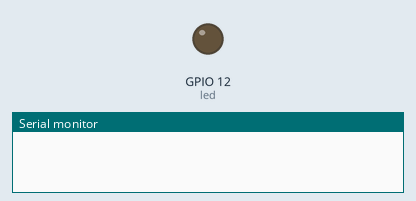
Simulated run of this sketch. Board: ESP32. Parts: output pins drawn as LEDs (lit = HIGH), the last lines printed to the serial monitor. At 2.5 s the program puts the board to deep sleep or switches it off; the recording ends there.

Above: at 0.0 s.
At 1.1 s:
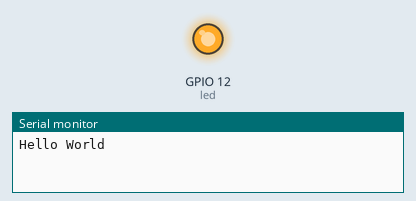
Timing chart, 0 to 2.5 s (numbered marks = the images above):
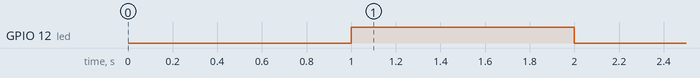

The sketch:

Sleep_External1.ino
```cpp
#define led 12

void setup() {
  // put your setup code here, to run once:
  Serial.begin(9600);
  delay(1000);
  pinMode(led, OUTPUT);
  Serial.println("Hello World");
}

void loop() {
  // put your main code here, to run repeatedly:
  digitalWrite(led, HIGH);
  delay(1000);
  digitalWrite(led, LOW);

  esp_sleep_enable_ext1_wakeup(0x6000, ESP_EXT1_WAKEUP_ANY_HIGH);  // Pin Numbers 13 and 14 = 0x6000
  Serial.println("Going to sleep");
  delay(500);
  esp_deep_sleep_start();
}
```

Measured:
- by itself, GPIO 12 (led): LOW → HIGH at 1.0 s, → LOW 1.0 s later
